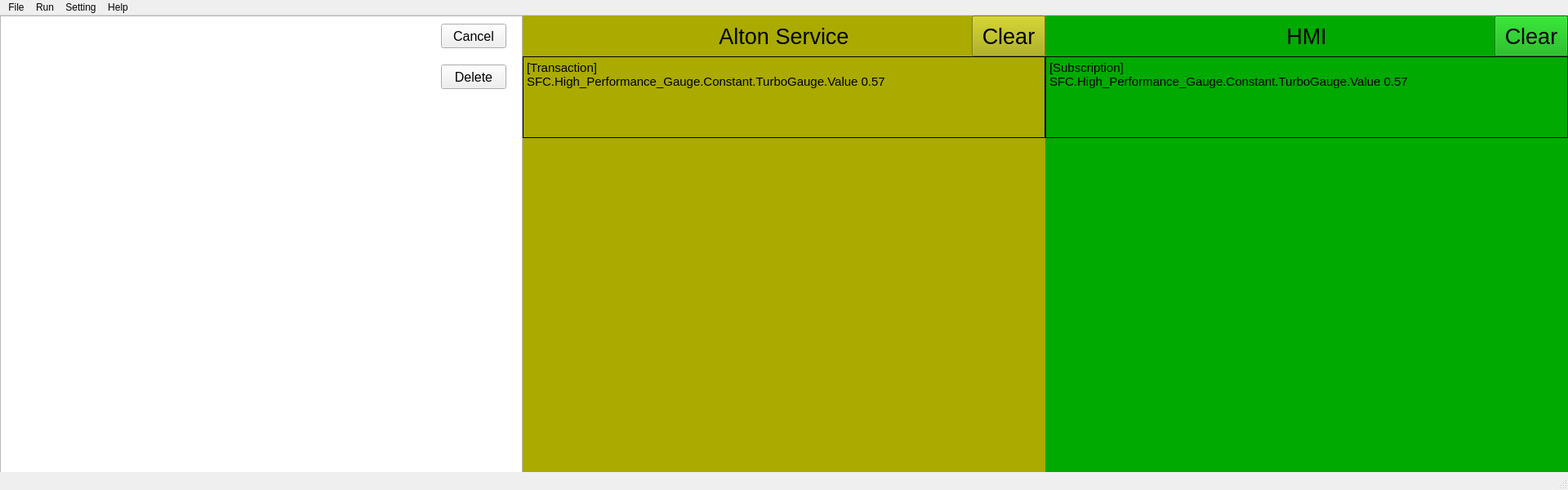
<?xml version="1.0" encoding="UTF-8"?>
<ui version="4.0">
 <class>SubWindow</class>
 <widget class="QMainWindow" name="SubWindow">
  <property name="geometry">
   <rect>
    <x>0</x>
    <y>0</y>
    <width>1920</width>
    <height>600</height>
   </rect>
  </property>
  <property name="windowTitle">
   <string>SubWindow</string>
  </property>
  <widget class="QWidget" name="centralwidget">
   <widget class="QStackedWidget" name="altonClient">
    <property name="geometry">
     <rect>
      <x>0</x>
      <y>0</y>
      <width>640</width>
      <height>580</height>
     </rect>
    </property>
    <property name="styleSheet">
     <string notr="true"/>
    </property>
    <property name="currentIndex">
     <number>1</number>
    </property>
    <widget class="QWidget" name="invalid">
     <widget class="QPushButton" name="invalidOpen">
      <property name="geometry">
       <rect>
        <x>220</x>
        <y>190</y>
        <width>200</width>
        <height>80</height>
       </rect>
      </property>
      <property name="font">
       <font>
        <pointsize>20</pointsize>
       </font>
      </property>
      <property name="text">
       <string>Open</string>
      </property>
     </widget>
     <widget class="QLabel" name="invalidTitel">
      <property name="geometry">
       <rect>
        <x>0</x>
        <y>0</y>
        <width>640</width>
        <height>100</height>
       </rect>
      </property>
      <property name="font">
       <font>
        <pointsize>15</pointsize>
       </font>
      </property>
      <property name="text">
       <string>[Test Application]

 Set the location of the sample file for testing.</string>
      </property>
      <property name="alignment">
       <set>Qt::AlignCenter</set>
      </property>
     </widget>
    </widget>
    <widget class="QWidget" name="injectList">
     <widget class="QListWidget" name="fileList">
      <property name="geometry">
       <rect>
        <x>0</x>
        <y>0</y>
        <width>640</width>
        <height>580</height>
       </rect>
      </property>
     </widget>
     <widget class="QPushButton" name="checkCancel">
      <property name="geometry">
       <rect>
        <x>540</x>
        <y>10</y>
        <width>80</width>
        <height>30</height>
       </rect>
      </property>
      <property name="font">
       <font>
        <pointsize>12</pointsize>
       </font>
      </property>
      <property name="text">
       <string>Cancel</string>
      </property>
     </widget>
     <widget class="QPushButton" name="checkDelete">
      <property name="geometry">
       <rect>
        <x>540</x>
        <y>60</y>
        <width>80</width>
        <height>30</height>
       </rect>
      </property>
      <property name="font">
       <font>
        <pointsize>12</pointsize>
       </font>
      </property>
      <property name="text">
       <string>Delete</string>
      </property>
     </widget>
    </widget>
    <widget class="QWidget" name="detailInject">
     <widget class="QLabel" name="detailTitle">
      <property name="geometry">
       <rect>
        <x>90</x>
        <y>0</y>
        <width>460</width>
        <height>50</height>
       </rect>
      </property>
      <property name="font">
       <font>
        <pointsize>20</pointsize>
       </font>
      </property>
      <property name="styleSheet">
       <string notr="true"/>
      </property>
      <property name="text">
       <string>EXNCP-40685</string>
      </property>
      <property name="alignment">
       <set>Qt::AlignCenter</set>
      </property>
     </widget>
     <widget class="QPushButton" name="detailStart">
      <property name="geometry">
       <rect>
        <x>550</x>
        <y>0</y>
        <width>90</width>
        <height>50</height>
       </rect>
      </property>
      <property name="font">
       <font>
        <pointsize>20</pointsize>
       </font>
      </property>
      <property name="text">
       <string>Start</string>
      </property>
     </widget>
     <widget class="QPushButton" name="detailBack">
      <property name="geometry">
       <rect>
        <x>0</x>
        <y>0</y>
        <width>90</width>
        <height>50</height>
       </rect>
      </property>
      <property name="font">
       <font>
        <pointsize>20</pointsize>
       </font>
      </property>
      <property name="text">
       <string>&lt;</string>
      </property>
     </widget>
     <widget class="QPlainTextEdit" name="detailContent">
      <property name="geometry">
       <rect>
        <x>0</x>
        <y>50</y>
        <width>640</width>
        <height>540</height>
       </rect>
      </property>
      <property name="font">
       <font>
        <pointsize>11</pointsize>
       </font>
      </property>
     </widget>
     <widget class="QPushButton" name="detailSave">
      <property name="geometry">
       <rect>
        <x>540</x>
        <y>60</y>
        <width>80</width>
        <height>30</height>
       </rect>
      </property>
      <property name="font">
       <font>
        <pointsize>14</pointsize>
       </font>
      </property>
      <property name="text">
       <string>Save</string>
      </property>
     </widget>
    </widget>
   </widget>
   <widget class="QWidget" name="altonService" native="true">
    <property name="geometry">
     <rect>
      <x>640</x>
      <y>0</y>
      <width>640</width>
      <height>580</height>
     </rect>
    </property>
    <property name="styleSheet">
     <string notr="true">background-color: rgb(170, 170, 0);</string>
    </property>
    <widget class="QPushButton" name="altonServiceClear">
     <property name="geometry">
      <rect>
       <x>550</x>
       <y>0</y>
       <width>90</width>
       <height>50</height>
      </rect>
     </property>
     <property name="font">
      <font>
       <pointsize>20</pointsize>
      </font>
     </property>
     <property name="text">
      <string>Clear</string>
     </property>
    </widget>
    <widget class="QLabel" name="altonServiceTitle">
     <property name="geometry">
      <rect>
       <x>90</x>
       <y>0</y>
       <width>460</width>
       <height>50</height>
      </rect>
     </property>
     <property name="font">
      <font>
       <pointsize>20</pointsize>
      </font>
     </property>
     <property name="styleSheet">
      <string notr="true"/>
     </property>
     <property name="text">
      <string>Alton Service</string>
     </property>
     <property name="alignment">
      <set>Qt::AlignCenter</set>
     </property>
    </widget>
    <widget class="QWidget" name="altonServiceContent" native="true">
     <property name="geometry">
      <rect>
       <x>0</x>
       <y>50</y>
       <width>640</width>
       <height>530</height>
      </rect>
     </property>
     <widget class="QLabel" name="altonServiceTransaction1">
      <property name="geometry">
       <rect>
        <x>0</x>
        <y>0</y>
        <width>640</width>
        <height>100</height>
       </rect>
      </property>
      <property name="font">
       <font>
        <pointsize>11</pointsize>
       </font>
      </property>
      <property name="frameShape">
       <enum>QFrame::Panel</enum>
      </property>
      <property name="text">
       <string>[Transaction]
SFC.High_Performance_Gauge.Constant.TurboGauge.Value 0.57
</string>
      </property>
      <property name="alignment">
       <set>Qt::AlignLeading|Qt::AlignLeft|Qt::AlignTop</set>
      </property>
      <property name="wordWrap">
       <bool>true</bool>
      </property>
      <property name="margin">
       <number>20</number>
      </property>
     </widget>
    </widget>
   </widget>
   <widget class="QWidget" name="hmi" native="true">
    <property name="geometry">
     <rect>
      <x>1280</x>
      <y>0</y>
      <width>640</width>
      <height>580</height>
     </rect>
    </property>
    <property name="styleSheet">
     <string notr="true">background-color: rgb(170, 170, 0);
background-color: rgb(0, 170, 0);</string>
    </property>
    <widget class="QPushButton" name="hmiClear">
     <property name="geometry">
      <rect>
       <x>550</x>
       <y>0</y>
       <width>90</width>
       <height>50</height>
      </rect>
     </property>
     <property name="font">
      <font>
       <pointsize>20</pointsize>
      </font>
     </property>
     <property name="text">
      <string>Clear</string>
     </property>
    </widget>
    <widget class="QLabel" name="hmiTitle">
     <property name="geometry">
      <rect>
       <x>90</x>
       <y>0</y>
       <width>460</width>
       <height>50</height>
      </rect>
     </property>
     <property name="font">
      <font>
       <pointsize>20</pointsize>
      </font>
     </property>
     <property name="styleSheet">
      <string notr="true"/>
     </property>
     <property name="text">
      <string>HMI</string>
     </property>
     <property name="alignment">
      <set>Qt::AlignCenter</set>
     </property>
    </widget>
    <widget class="QWidget" name="hmiContent" native="true">
     <property name="geometry">
      <rect>
       <x>0</x>
       <y>50</y>
       <width>640</width>
       <height>530</height>
      </rect>
     </property>
     <widget class="QLabel" name="hmiSubscription1">
      <property name="geometry">
       <rect>
        <x>0</x>
        <y>0</y>
        <width>640</width>
        <height>100</height>
       </rect>
      </property>
      <property name="font">
       <font>
        <pointsize>11</pointsize>
       </font>
      </property>
      <property name="frameShape">
       <enum>QFrame::Panel</enum>
      </property>
      <property name="text">
       <string>[Subscription]
SFC.High_Performance_Gauge.Constant.TurboGauge.Value 0.57
</string>
      </property>
      <property name="alignment">
       <set>Qt::AlignLeading|Qt::AlignLeft|Qt::AlignTop</set>
      </property>
      <property name="wordWrap">
       <bool>true</bool>
      </property>
      <property name="margin">
       <number>20</number>
      </property>
     </widget>
    </widget>
   </widget>
   <widget class="QLabel" name="companyInfo">
    <property name="geometry">
     <rect>
      <x>500</x>
      <y>530</y>
      <width>920</width>
      <height>50</height>
     </rect>
    </property>
    <property name="text">
     <string/>
    </property>
    <property name="alignment">
     <set>Qt::AlignCenter</set>
    </property>
   </widget>
  </widget>
  <widget class="QStatusBar" name="statusbar"/>
  <widget class="QMenuBar" name="menubar">
   <property name="geometry">
    <rect>
     <x>0</x>
     <y>0</y>
     <width>1920</width>
     <height>20</height>
    </rect>
   </property>
   <widget class="QMenu" name="menuFile">
    <property name="title">
     <string>File</string>
    </property>
    <addaction name="actionOPen"/>
    <addaction name="actionDelete"/>
    <addaction name="actionExit"/>
   </widget>
   <widget class="QMenu" name="menuRun">
    <property name="title">
     <string>Run</string>
    </property>
    <addaction name="actionStart"/>
    <addaction name="actionAll"/>
   </widget>
   <widget class="QMenu" name="menuSetting">
    <property name="title">
     <string>Setting</string>
    </property>
    <addaction name="actionVSM_Path"/>
    <addaction name="actionTAV_Path"/>
    <addaction name="actionAltonClient_Path"/>
   </widget>
   <widget class="QMenu" name="menuHelp">
    <property name="title">
     <string>Help</string>
    </property>
    <addaction name="actionAbout"/>
    <addaction name="actionAbout_QT"/>
   </widget>
   <addaction name="menuFile"/>
   <addaction name="menuRun"/>
   <addaction name="menuSetting"/>
   <addaction name="menuHelp"/>
  </widget>
  <action name="actionStart">
   <property name="text">
    <string>Start</string>
   </property>
  </action>
  <action name="actionVSM_Path">
   <property name="text">
    <string>VSM Path</string>
   </property>
  </action>
  <action name="actionTAV_Path">
   <property name="text">
    <string>TAV Path</string>
   </property>
  </action>
  <action name="actionAbout">
   <property name="text">
    <string>About</string>
   </property>
  </action>
  <action name="actionAbout_QT">
   <property name="text">
    <string>About QT</string>
   </property>
  </action>
  <action name="actionAll">
   <property name="text">
    <string>All</string>
   </property>
  </action>
  <action name="actionOpen_Dir">
   <property name="text">
    <string>Open Dir</string>
   </property>
  </action>
  <action name="actionExit">
   <property name="text">
    <string>Exit</string>
   </property>
  </action>
  <action name="actionTAV">
   <property name="text">
    <string>TAV</string>
   </property>
  </action>
  <action name="actionScript">
   <property name="text">
    <string>Script</string>
   </property>
  </action>
  <action name="actionAltonClient_Path">
   <property name="text">
    <string>Alton Client Path</string>
   </property>
  </action>
  <action name="actionDelete">
   <property name="text">
    <string>Delete(*.sh)</string>
   </property>
  </action>
  <action name="actionOPen">
   <property name="text">
    <string>Open</string>
   </property>
  </action>
 </widget>
 <resources/>
 <connections/>
</ui>
